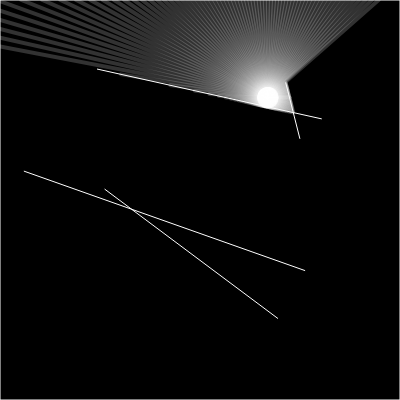
Frame 1 (no input)
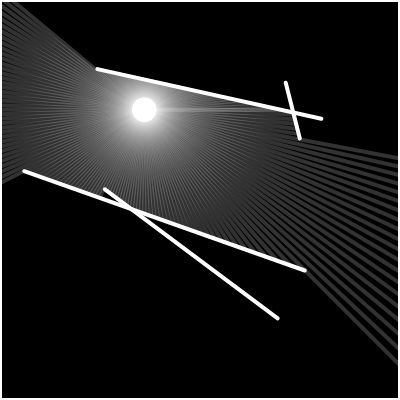
Frame 60 (no input)
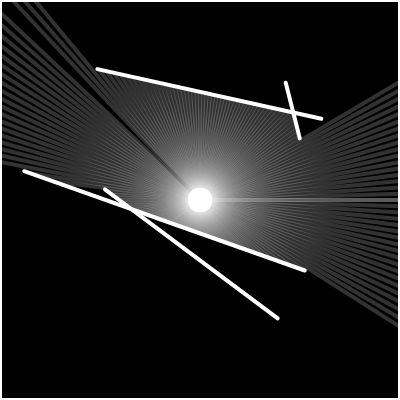
Frame 120 (the mouse pressed at the canvas centre since frame 60)

The p5.js sketch that drew these frames (run headless with seeded random() and noise() and a simulated clock; from frame 60 on, the mouse is pressed at the canvas centre):

// p5.js sketch
// ── sketch.js

let walls = [];
let particle;
let xoff = 0;
let yoff = 100;

function setup() {
  createCanvas(400, 400);
  for( let i = 0; i < 4; i+=1 ){
    let wx1 = random(0,400);
    let wy1 = random(0,400);
    let wx2 = random(0,400);
    let wy2 = random(0,400);
    walls.push( new Boundary(wx1,wy1,wx2,wy2) );    
  }
  
  walls.push( new Boundary(0,0,0,width) ); 
  walls.push( new Boundary(0,width,width,width) ); 
  walls.push( new Boundary(width,width,width,0) ); 
  walls.push( new Boundary(width,0,0,0) ); 

      
  particle = new Particle(0 , 0);
  
}

function draw() {
  background(0);
  if(( 10 < mouseX)&&(mouseX < width )&&(10 < mouseY)&&(mouseY < height) ){
    particle.setPos(mouseX, mouseY);    
  }
  else{
    particle.setPos(noise(xoff) * width, noise(yoff) * height);
    xoff +=0.01;
    yoff +=0.01;
  }
  
  
  
  for( let wall of walls){
    wall.show();   
  }
  particle.show(walls); 

  
  
  
  //ray.show();
  //
  //ray.lookAt(mouseX, mouseY);
  //
  //let pt = ray.cast(wall);
  //if(pt){
  //  fill(255);
  //  ellipse(pt.x,pt.y,8,8);
  //}
  
}
// ── boundary.js
class Boundary{
    constructor(x1, y1, x2, y2){
      this.a = createVector(x1,y1);
      this.b = createVector(x2,y2);
    }
    
    show(){
      stroke(255);
      line(this.a.x, this.a.y, this.b.x, this.b.y);
    }
  }
  
// ── particle.js
class Particle{
  
    constructor(x,y){
     
      this.pos = createVector(x,y);
      this.rays = []
      
      let rayIncr = PI*2 / 200;
      for( let a = 0; a < PI*2; a+=rayIncr )
        this.rays.push( new Ray( this.pos, a ) );
      
      
    }
    
    setPos(x,y)
    {
      this.pos.x = x;
      this.pos.y = y;
      for( let ray of this.rays ){
        ray.pos.x = x;   
        ray.pos.y = y;
      }
    }
    
    look( walls ){
      for( let ray of this.rays ){
        let record  = Infinity;
        let closest = null;
        
        for( let wall of walls ){
          let pt = ray.cast(wall);
          if(pt){
            let dist = p5.Vector.dist(ray.pos,pt);
            if( dist < record){
              record = dist;
              closest = pt;
            }       
          }
        }
        
        if( closest){
          line(this.pos.x,this.pos.y,closest.x,closest.y);
        }
          
        
      }
      
    }
    
    show( walls ){
      fill(255);
      for( let ray of this.rays ){
        ray.show();
      }
      stroke(255,255,255,50);
      strokeWeight(4);
      
      this.look( walls );
    }
    
    
  }
// ── ray.js
class Ray{
    constructor( p, angle ){
      this.pos = createVector(p.x,p.y);
      this.dir = p5.Vector.fromAngle(angle);
    }
    
    show(){
      stroke(255);
      push();
      translate(this.pos.x, this.pos.y);
      line(0, 0, this.dir.x*10, this.dir.y*10);
      pop();
      
    }
    
    lookAt(x,y){
      this.dir.x = x - this.pos.x;
      this.dir.y = y - this.pos.y;
    }
    
    
    cast(wall){
      const x1 = wall.a.x;
      const y1 = wall.a.y;
      const x2 = wall.b.x;
      const y2 = wall.b.y;   
      
      const x3 = this.pos.x;
      const y3 = this.pos.y;
      const x4 = this.pos.x + this.dir.x;
      const y4 = this.pos.y + this.dir.y;
          
      const den = (x1 - x2) * (y3 - y4) - (y1 - y2) * (x3 - x4) ;
      if( den == 0 ){
        return ;
      }
      const t =  ((x1 - x3) * (y3 - y4) - (y1 - y3) * (x3 - x4)) / den;
      const u = -((x1 - x2) * (y1 - y3) - (y1 - y2) * (x1 - x3)) / den;
      if( t > 0 && t < 1 && u > 0 ){
        const pt = createVector();
        pt.x = x1 + t * (x2-x1);
        pt.y = y1 + t * (y2-y1);
        return pt;
      }else{
        return;      
      }
          
      
    }
    
  }
